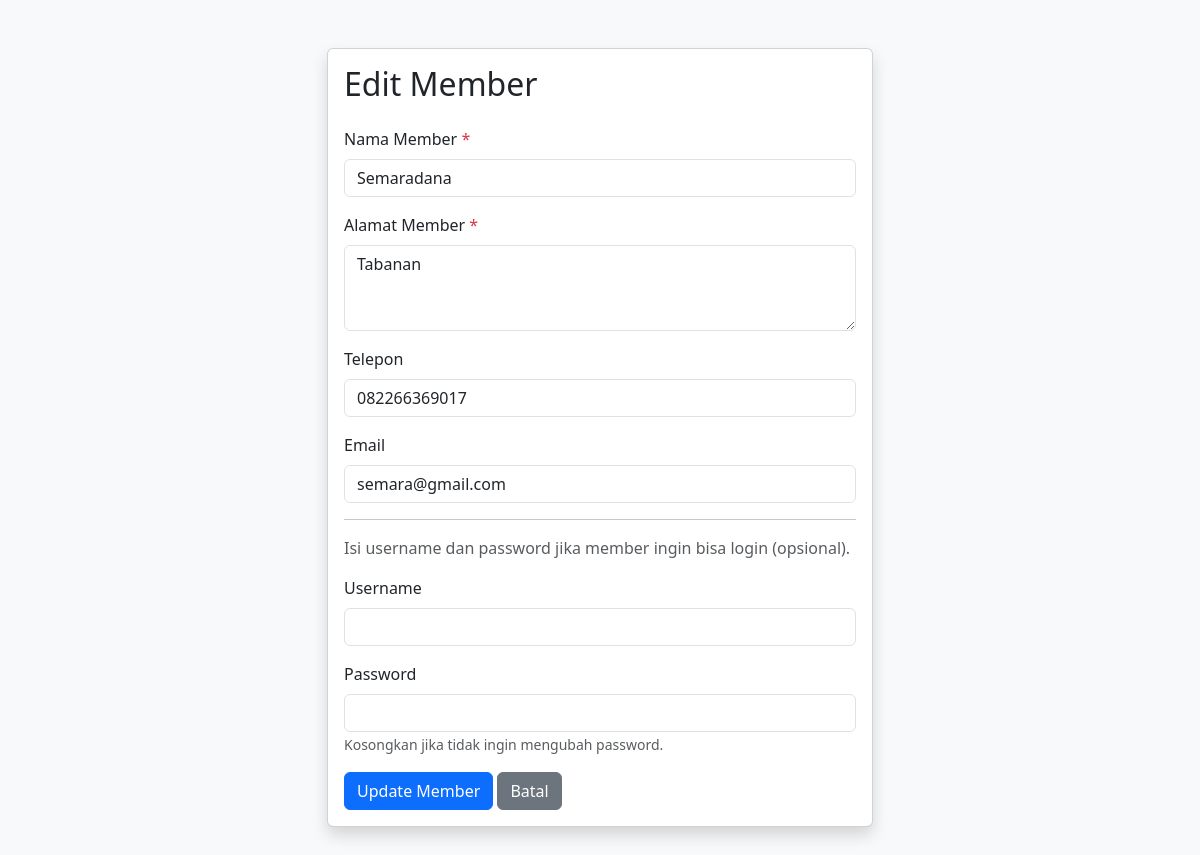
Screenshot of /member/member_edit.php?id=1 (signed in) with the database file from the repository.
### tables this page shows
CREATE TABLE `member` (
  `id_member` int NOT NULL,
  `username` varchar(100) DEFAULT NULL,
  `password` varchar(255) DEFAULT NULL,
  `nama_member` varchar(100) NOT NULL,
  `alamat_member` text NOT NULL,
  `email` varchar(100) DEFAULT NULL,
  `telepon` varchar(20) DEFAULT NULL,
  `tgl_registrasi` timestamp NOT NULL DEFAULT CURRENT_TIMESTAMP
);

### member/member_edit.php (the view, shortened to what this page needs)
<?php
include '../config/koneksi.php';
$id_edit = $_GET['id'] ?? 0;
$stmt_data = mysqli_prepare($conn, "SELECT * FROM member WHERE id_member = ?");
mysqli_stmt_bind_param($stmt_data, "i", $id_edit);
mysqli_stmt_execute($stmt_data);
$result = mysqli_stmt_get_result($stmt_data);
$data = mysqli_fetch_assoc($result);
?>
<!DOCTYPE html>
<html lang="id">
<head>
    <link href="https://cdn.jsdelivr.net/npm/bootstrap@5.3.0/dist/css/bootstrap.min.css" rel="stylesheet">
</head>
<body class="bg-light">
<div class="container py-5">
  <div class="row justify-content-center">
    <div class="col-lg-6">
      <div class="card shadow">
        <div class="card-body">
            <h2 class="card-title mb-4">Edit Member</h2>
            <form method="post">
                <div class="mb-3">
                    <label class="form-label">Nama Member <span class="text-danger">*</span></label>
                    <input type="text" name="nama_member" class="form-control" required value="<?= htmlspecialchars($data['nama_member']) ?>">
                </div>
                <div class="mb-3">
                    <label class="form-label">Alamat Member <span class="text-danger">*</span></label>
                    <textarea name="alamat_member" class="form-control" rows="3" required><?= htmlspecialchars($data['alamat_member']) ?></textarea>
                </div>
                <div class="mb-3">
                    <label class="form-label">Telepon</label>
                    <input type="text" name="telepon" class="form-control" value="<?= htmlspecialchars($data['telepon']) ?>">
                </div>
                <div class="mb-3">
                    <label class="form-label">Email</label>
                    <input type="email" name="email" class="form-control" value="<?= htmlspecialchars($data['email']) ?>">
                </div>
                <hr>
                <p class="text-muted">Isi username dan password jika member ingin bisa login (opsional).</p>
                <div class="mb-3">
                    <label class="form-label">Username</label>
                    <input type="text" name="username" class="form-control" value="<?= htmlspecialchars($data['username']) ?>">
                </div>
                <div class="mb-3">
                    <label class="form-label">Password</label>
                    <input type="password" name="password" class="form-control">
                    <small class="form-text text-muted">Kosongkan jika tidak ingin mengubah password.</small>
                </div>
                <button type="submit" class="btn btn-primary">Update Member</button>
                <a href="member.php" class="btn btn-secondary">Batal</a>
            </form>
        </div>
      </div>
    </div>
  </div>
</div>
</body>
</html>

### rows the page displays
member: nama_member "Semaradana", alamat_member "Tabanan", telepon "082266369017", email "semara@gmail.com"
